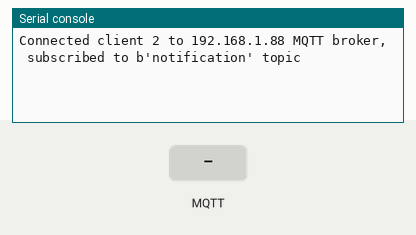
Simulated run of this program. Board: ESP32 board running MicroPython. On the bench: the last lines printed to the serial console. The inputs (shaded band) are chosen by the test bench. No MQTT or app messages arrive unless stated.

Above: at 1.3 s.
1.4 s: MQTT message "None" arrives on the first subscribed topic
At 2.6 s:
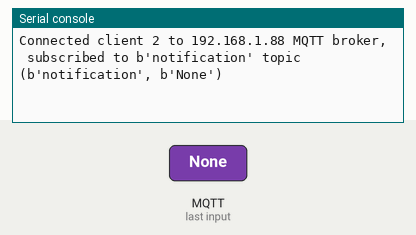
3.6 s: MQTT message "1" arrives on the first subscribed topic
At 5.3 s:
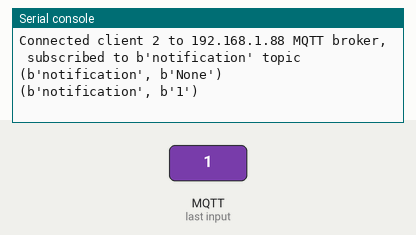
5.6 s: MQTT message "on" arrives on the first subscribed topic
At 7.2 s:
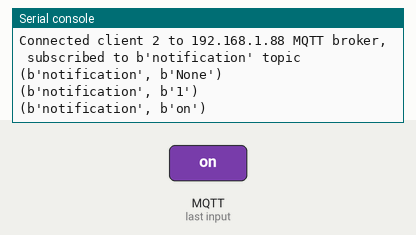
7.6 s: MQTT message "off" arrives on the first subscribed topic
At 8.9 s:
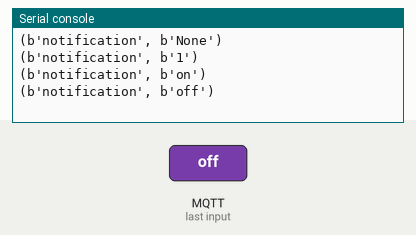

The program:

esp2client.py
```python
import time
from umqttsimple import MQTTClient
import ubinascii
import machine
import micropython
import network
import esp


mqtt_server = "192.168.1.88"
port = 1883
mqtt_username= "mosquitto"
mqtt_password = "mosquitto"

client_id = ubinascii.hexlify(machine.unique_id())

topic_sub = b"notification"
topic_pub = b"hello"

#last_message = 0
#message_interval = 5
#counter = 0

def sub_cb(topic, msg):
  print((topic, msg))

def connect_and_subscribe():
  global client_id, mqtt_server, topic_sub
  client = MQTTClient(client_id, mqtt_server, port, mqtt_username, mqtt_password)
  client.set_callback(sub_cb)
  client.connect()
  client.subscribe(topic_sub)
  print('Connected client 2 to %s MQTT broker, subscribed to %s topic' % (mqtt_server, topic_sub))
  return client

def restart_and_reconnect():
  print('Failed to connect to MQTT broker. Reconnecting...')
  time.sleep(10)
  #machine.reset()

try:
  client = connect_and_subscribe()
except OSError as e:
  restart_and_reconnect()

while True:
  try:
    new_message = client.check_msg()
    if new_message != 'None':
      client.publish(topic_pub, b'received')
    time.sleep(1)
  except OSError as e:
    restart_and_reconnect()
```

Measured:
- after the input at 1.4 s, the serial console: prints a new line after 0.76 s (image 1)
- after the input at 3.6 s, the serial console: prints a new line after 0.56 s (image 2)
- after the input at 5.6 s, the serial console: prints a new line after 0.57 s (image 3)
- after the input at 7.6 s, the serial console: prints a new line after 0.57 s (image 4)
